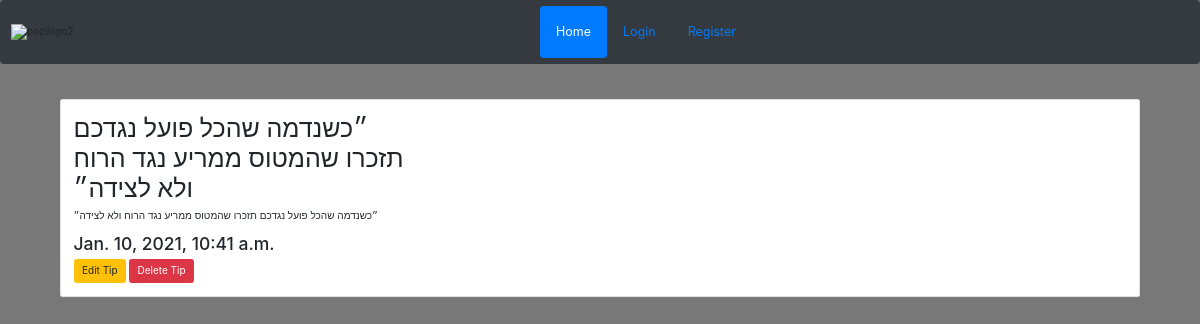
Page /chat/Daliy_Tip/tip_detail/2/ on the committed database.
### chat/models.py (models this page shows, shortened)
class tip_model(models.Model):
    subject = models.CharField(max_length=300)
    text = models.TextField(max_length=5000, null=True)
    release_date = models.DateTimeField(auto_now_add=True, null=True)

### chat/views.py (the view)
# urls.py: path('Daliy_Tip/tip_detail/<int:id>/', views.tip_detail, name='tip_detail'),
def tip_detail(request, id):
    All_Tips = tip_model.objects.get(id=id)
    context = {
        "Daliy_Tips": All_Tips
    }
    return render(request, 'chat/daliy_tip/tip_detail.html', context)

### chat/templates/chat/daliy_tip/tip_detail.html
{% extends 'basic_app/base.html' %}
{% block body_block %}
<div class ="container">
    <br>
    <div class ="card">
        <div class ="card-body">
            <div class ="row">
                <div class="col-md-4">
                    <h1>{{ Daliy_Tips.subject }}</h1>
                    <p> {{ Daliy_Tips.text}}</p>
                    <h3>{{ Daliy_Tips.release_date }}</h3>
                                                   {% if not user.groups.all.0.name == "customer" %}
                            <a href="{% url 'chat:edit_tip' Daliy_Tips.id %}" class="btn btn-warning">Edit Tip</a>
                            <a href="{% url 'chat:delete_tip' Daliy_Tips.id %}" class="btn btn-danger">Delete Tip</a>
                        {% endif %}
                </div>
            </div>
        </div>
    </div>
</div>
{% endblock %}

### templates/basic_app/base.html (style rules this page uses)
body { background-color: rgb(120, 120, 120); }

### rows in the picture
tip_model: subject "״כשנדמה שהכל פועל נגדכם תזכרו שהמטוס ממריע נגד הרוח ולא לצידה״", text "״כשנדמה שהכל פועל נגדכם תזכרו שהמטוס ממריע נגד הרוח ולא לצידה״", release_date "Jan. 10, 2021, 10:41 a.m."
